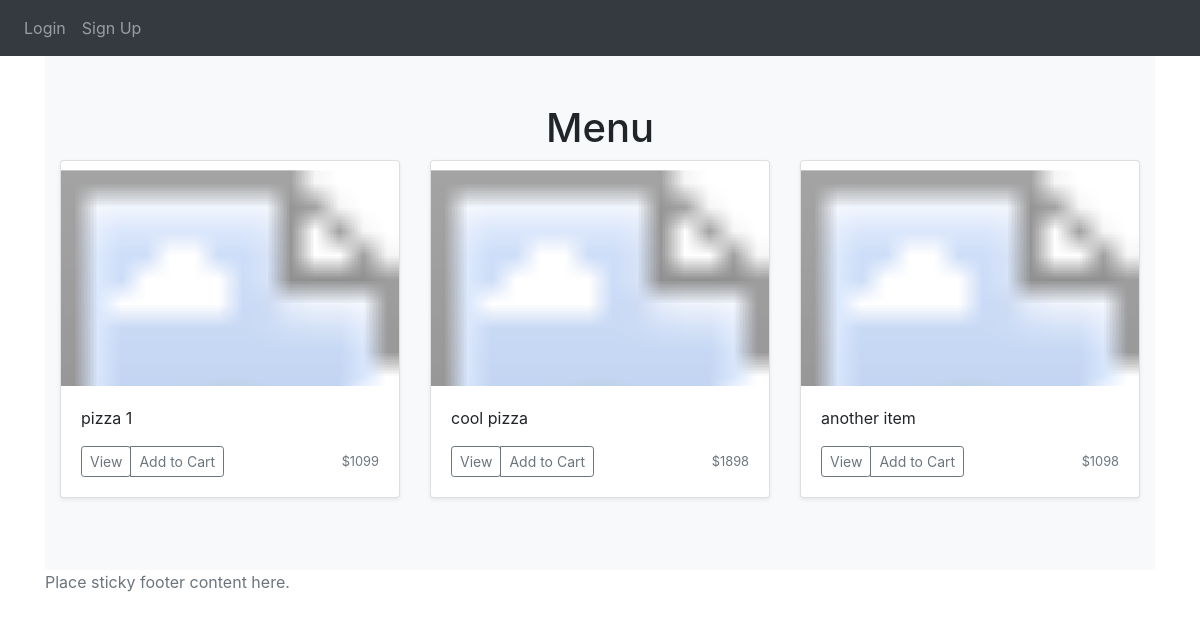
Before: /menu with the older database file.
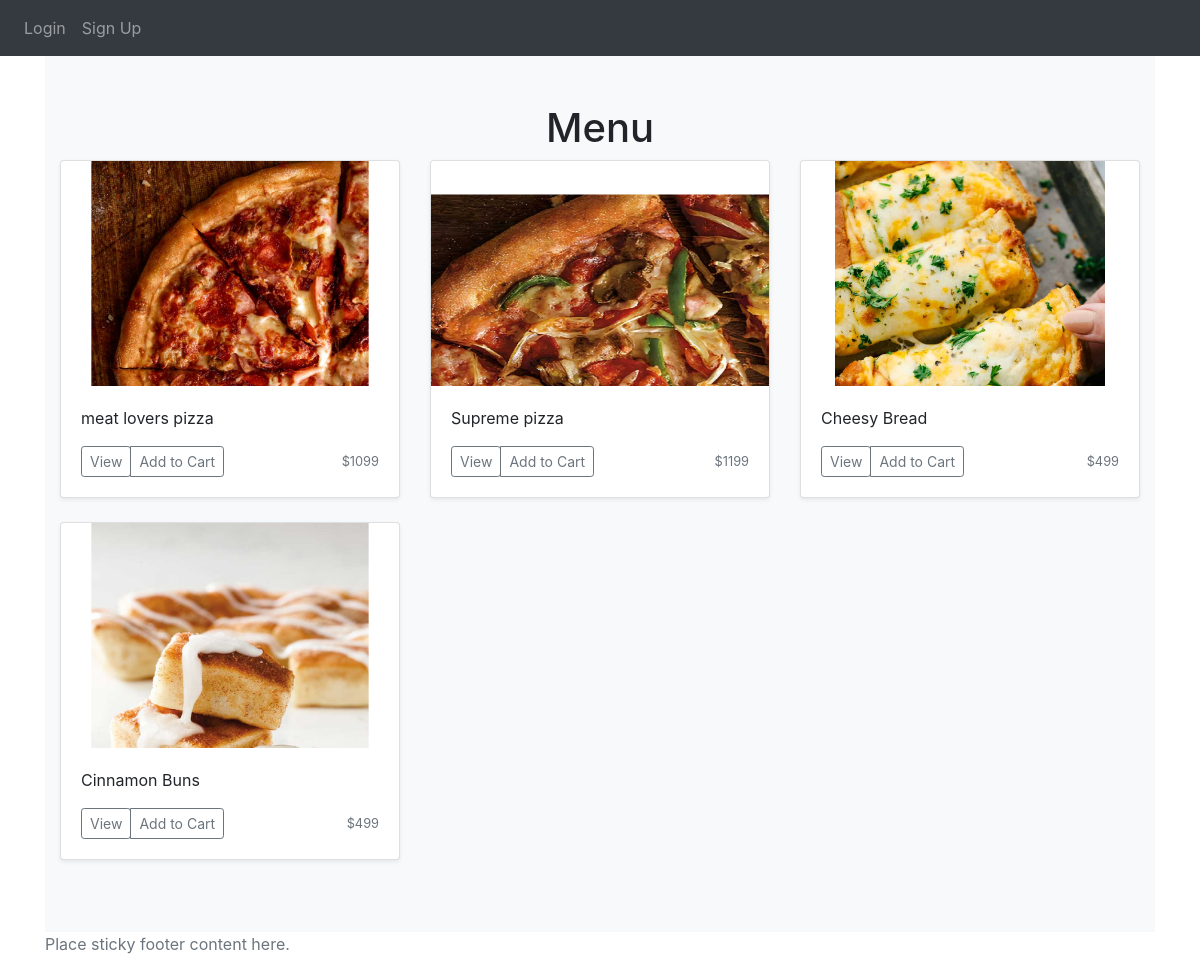
After: the same page with the newer database file.
### website/models.py (models this page shows)
class Items(db.Model):
    id = db.Column(db.Integer, primary_key=True)
    quantity = db.Column(db.Integer)
    price = db.Column(db.Integer)
    option1price = db.Column(db.Integer)
    option2price = db.Column(db.Integer)
    name = db.Column(db.String(150))
    option1Name = db.Column(db.String(150))
    option2Name = db.Column(db.String(150))
    description = db.Column(db.String(500))
    option1Description = db.Column(db.String(500))
    option2Description = db.Column(db.String(500))
    item_image = db.Column(db.String(40))

### website/views.py (the view)
@views.route('/menu', methods=['GET', 'POST'])
def menu():
    rows = Cart.query.filter(Cart.id).count()
    return render_template('menu.html', user=current_user, items=get_items(), rows=rows)

### website/views.py (called while the page is built)
def get_items():
  ids = [id[0] for id in Items.query.with_entities(Items.id).all()] # fixed
  test_items = []
  for id in ids:
    item = Items.query.filter_by(id=id).first()
    grabber = {'id': 0, 'name': '', 'price': 0, 'desc': '', 'img': '', 'toppings': ['']}
    grabber['id'] = item.id
    grabber['name'] = item.name
    grabber['price'] = item.price
    grabber['desc'] = item.description
    grabber['img'] = item.item_image
    test_items.append(grabber)
  return test_items

### website/templates/menu.html (shortened to what this page needs)
{% extends "base.html" %} {% block title %}Menu{% endblock %}
{% block content%}
<div class="album py-5 bg-light">
    <h1 align="center">Menu</h1>
    <div class="container">
      <div class="row">
        {% for item in items %}
        <div class="col-md-4">
          <div class="card mb-4 shadow-sm">
            <svg class="bd-placeholder-img card-img-top" width="100%" height="225">
              <image width="100%" height="405"
                 class="eq__NEcontainer__currentAlarmAction"
                 xlink:href="../static/pictures/{{item.img}}"></image>
              <rect width="100%" height="405" class="eq__NEcontainer__currentAlarmAction"
            style="fill:url(#godhelpme);">
            </svg>
            <div class="card-body">
              <p class="card-text">{{ item.name }}</p>
              <div class="d-flex justify-content-between align-items-center">
                <div class="btn-group">
                  <a href="{{ url_for ('views.item', id=item.id) }}"><button type="button" class="btn btn-sm btn-outline-secondary">View</button></a>
                    <button onClick="addToCart(price1, image1)" class="btn btn-sm btn-outline-secondary">Add to Cart</button>
                </div>
                <small class="text-muted">${{ item.price }}</small>
              </div>
            </div>
          </div>
        </div>
        {% endfor %}
      </div>
    </div>
  </div>
{% endblock %}

### website/templates/base.html (shortened to what this page needs)
<!DOCTYPE html>
<html>
  <head>
    <link
      rel="stylesheet"
      href="https://stackpath.bootstrapcdn.com/bootstrap/4.4.1/css/bootstrap.min.css"
    />
    <link
      rel="stylesheet"
      href="https://stackpath.bootstrapcdn.com/font-awesome/4.7.0/css/font-awesome.min.css"
    />
  </head>
  <body>
    <nav class="navbar navbar-expand-lg navbar-dark bg-dark">
      <div class="collapse navbar-collapse" id="navbar">
        <div class="navbar-nav">
          {% if user.is_authenticated %}
            {% if user.id == 1 %}
            <a class="nav-item nav-link" id="home" href="/admin">Admin</a>
            {% endif %}
          <a class="nav-item nav-link" id="home" href="/">Home</a>
          <a class="nav-item nav-link" id="logout" href="/logout">Logout</a>
          <a class="nav-item nav-link" id="menu" href="/menu">Menu</a>
          <a class="nav-item nav-link" id="cart" href="/cart">Cart ({% block cart %}0{% endblock %})</a>
          {% else %}
          <a class="nav-item nav-link" id="login" href="/login">Login</a>
          <a class="nav-item nav-link" id="signUp" href="/sign-up">Sign Up</a>
          {% endif %}
        </div>
      </div>
    </nav>
    <div class="container">{% block content %} {% endblock %}</div>
  </body>
  <footer class="footer">
    <div class="container">
      <span class="text-muted">Place sticky footer content here.</span>
    </div>
  </footer>
</html>

Changed rows visible on the page:
removed Items: name "another item", price "1098"
changed Items: name "pizza 1" → "meat lovers pizza"
changed Items: name "cool pizza" → "Supreme pizza"; price "1898" → "1199"
added Items: name "Cheesy Bread", price "499"
added Items: name "Cinnamon Buns", price "499"
